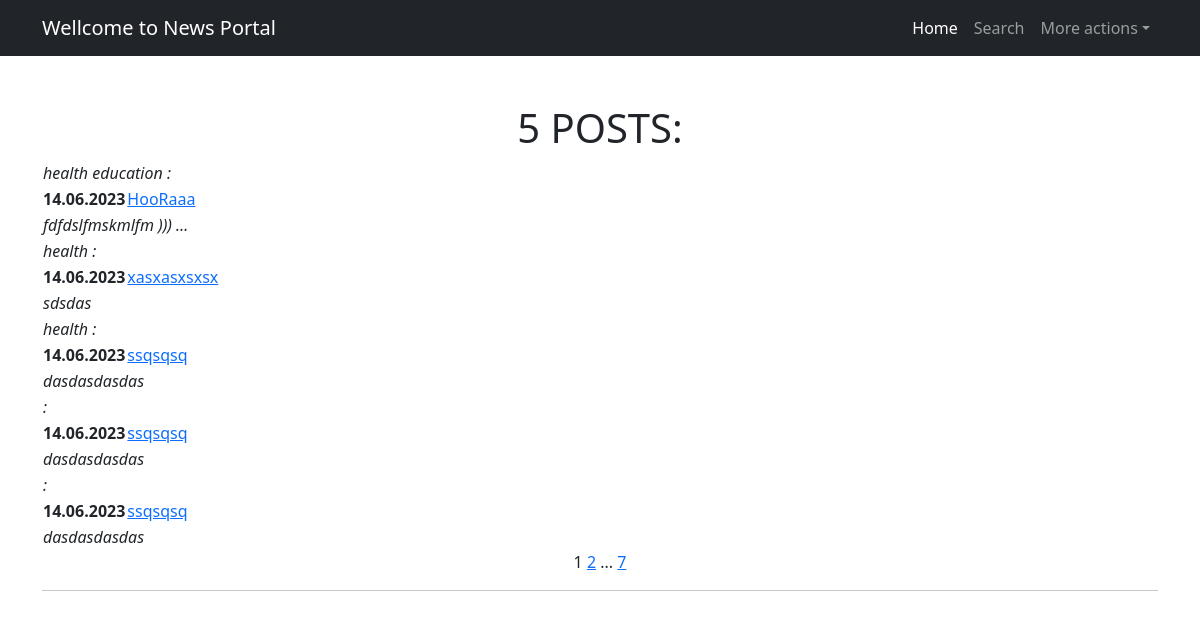
Page /news/ on the committed database.
### News/models.py (models this page shows, shortened)
class Category(models.Model):
    category = models.CharField(max_length=60, unique=True)
    def __str__(self):
        return f'{self.category}'

class Post(models.Model):
    author = models.ForeignKey(Author, on_delete=models.CASCADE, related_name='posts')
    type = models.CharField(max_length=1, choices=rs.TYPES, default=rs.news_type)
    time_creation = models.DateTimeField(auto_now_add=True)
    title = models.CharField(max_length=255)
    post = models.TextField()
    rating = models.IntegerField(default=0)
    category = models.ManyToManyField(Category, through='PostCategory')

### News/views.py (the view)
# urls.py: path('', PostsList.as_view(), name='post_list'),
class PostsList(ListView):
    model = Post
    ordering = '-time_creation'
    template_name = 'posts.html'
    context_object_name = 'posts'
    paginate_by = 5

### News/templatetags/custom_filters.py (called while the page is built)
@register.filter()
def censor(text: str) -> str:
    if not isinstance(text, str):
        raise ValueError('Фильтр работает только с текстом')
    else:
        for i in blocks:
            o = '*'*(len(i)-1)
            text = text.replace(f' {i}', f' {i[0]}{o}')
            text = text.replace(f'{i.title()}', f'{i[0].upper()}{o}')
    return text

### News/templatetags/mytags.py (called while the page is built)
@register.simple_tag()
def hrefcreate(href='http://127.0.0.1:8000/news/', value=''):
   return f'{href}{value}'

@register.simple_tag(takes_context=True)
def url_replace(context, **kwargs):
   d = context['request'].GET.copy()
   for k, v in kwargs.items():
       d[k] = v
   return d.urlencode()

### templates/posts.html (shortened to what this page needs)
{% extends 'flatpages/default.html' %}
{% load mytags %}
{% load custom_filters %}
{% block content %}
{% if posts %}
<h1>{{posts|length}} POSTS:</h1>
    <table>
        {% for post in posts %}
        <tr>
            <td colspan="2" align="left"> <em>
            {% for cat in post.category.all %}
                {{cat}}
            {% endfor %}:
            </em></td>
        </tr>
        <tr>
            <td align="left"> <strong> {{ post.time_creation|date:'d.m.Y' }} </strong></td>
            <td align="left"><a href={% hrefcreate value=post.pk %}> {{ post.title|censor }} </a></td>
        </tr>
        <tr>
            <td colspan="2" align="left"> <em> {{ post.post|truncatechars:20 }} </em></td>
        </tr>
        {% endfor %}
    </table>
{% else %}
<h2>Статей и новостей нет!</h2>
{% endif %}
   {{ page_obj.number }}
   {% if page_obj.has_next %}
       <a href="?{% url_replace page=page_obj.next_page_number %}">{{ page_obj.next_page_number }}</a>
       {% if paginator.num_pages != page_obj.next_page_number %}
           ...
           <a href="?{% url_replace page=page_obj.paginator.num_pages %}">{{ page_obj.paginator.num_pages }}</a>
       {% endif %}
   {% endif %}
<hr>
{% endblock content %}>

### rows in the picture
Post: time_creation "14.06.2023", title|censor "HooRaaa", post "fdfdslfmskmlfm ))) …"
Category: category "health"
Category: category "education"
Post: time_creation "14.06.2023", title|censor "xasxasxsxsx", post "sdsdas"
Post: time_creation "14.06.2023", title|censor "ssqsqsq", post "dasdasdasdas"
Post: time_creation "14.06.2023", title|censor "ssqsqsq", post "dasdasdasdas"
Post: time_creation "14.06.2023", title|censor "ssqsqsq", post "dasdasdasdas"

### other values in the picture
{{ posts|length }} "5"
{{ page_obj.number }} "1"
{{ page_obj.next_page_number }} "2"
{{ page_obj.paginator.num_pages }} "7"
